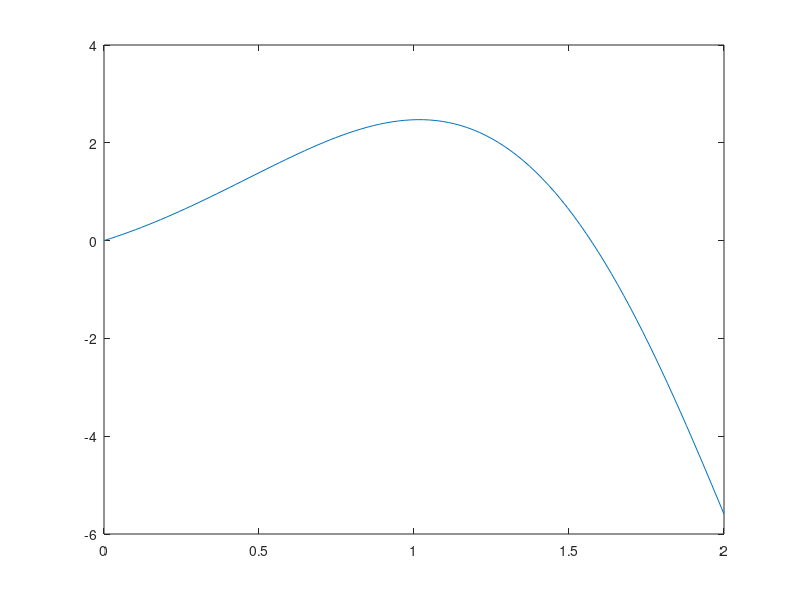

Here is the MATLAB script that generated this plot: (Note: this script raises an error after producing the figure.)
% Es. 1 
clear
clc
close all

n = 5; % grado
a = 0; % start
b = 2; % fine

f = @(x) exp(x) .* sin(2 * x);

dominio_f = linspace(a, b, 100);
immagine_f = f(dominio_f);

figure
c = plot(dominio_f, immagine_f, 'DisplayName', 'f(x)');
c.Color = 'red';

legend
grid on
hold on

x = linspace(a, b, n + 1);
y = f(x);

c = plot(x, y, '*', 'DisplayName', 'nodi');
c.Color = 'blue';

p = polyfit(x, y, n); % coeff. polinomio interpolatore
g = linspace(a, b);

h = polyval(p, g);

plot(dominio_f, h, '--', 'DisplayName', 'p(x)');

errore = norm(h - immagine_f)

% ----------------------------------------------------------------------
% Es. 2
clear
clc
close all

n = 10; % grado
a = -5; % start
b = 5; % fine

f = @(x) 1 ./ (1 + x.^2); % funzione di Runge

dominio_f = linspace(a, b, 100);
immagine_f = f(dominio_f);

figure
c = plot(dominio_f, immagine_f, '--', 'DisplayName', 'f(x)');
c.Color = 'red';

legend
grid on
hold on

x = linspace(a, b, n + 1);
y = f(x);

c = plot(x, y, '*', 'DisplayName', 'nodi');
c.Color = 'blue';

p = polyfit(x, y, n); % coeff. polinomio interpolatore

h = polyval(p, dominio_f); % immagine interpolatore

plot(dominio_f, h, '--', 'DisplayName', 'p(x)');

errore_p = norm(h - immagine_f)


% Parte 2 - Chebyshev

x = cheb(a, b, n);
y = f(x);

c = plot(x, y, '*', 'DisplayName', 'nodi cheb');
c.Color = '#006400';

p = polyfit(x, y, n); % coeff. polinomio interpolatore

h = polyval(p, dominio_f); % immagine interpolatore

c = plot(dominio_f, h, '--', 'DisplayName', 'cheb(x)');
c.Color = 'black';

errore_cheb = norm(h - immagine_f) % errore con Chebyshev

% funzione cheb()
function [y] = cheb(a, b, n)
    % n: grado
    % a: estremo sx intervallo
    % b: estremo dx intervallo
    
    y = [];
    for i = 0 : n
        arg_cos = (2 * i + 1) / (2 * n + 2) * pi;
        tmp = (a + b) / 2 - (b - a) / 2 * cos(arg_cos);
        y = [y tmp];
    end
end


% ----------------------------------------------------------------------
% Es. 3
clear
clc
close all

% f = @(x) exp(x) .* cos(4*x);
f = @(x) abs(x - 1);
x = linspace(-3, 3, 100);
% n = [5 10 20 40];
n = 20;
nodi = linspace(-3,3,n);
valori = f(nodi);
coeff = vander(nodi) \ valori';

hold on
plot(x, f(x), 'r', x, polyval(coeff,x), 'g', nodi, f(nodi), '*k')
legend("funzione", "polinomio interpolatore", "nodi")
